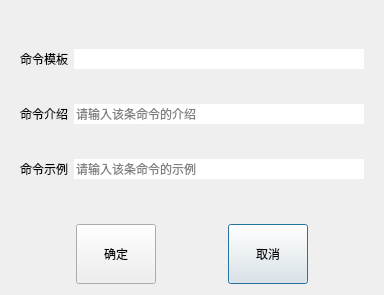
<?xml version="1.0" encoding="UTF-8"?>
<ui version="4.0">
 <class>tools_tool_add_command_template_dialog</class>
 <widget class="QDialog" name="tools_tool_add_command_template_dialog">
  <property name="geometry">
   <rect>
    <x>0</x>
    <y>0</y>
    <width>384</width>
    <height>295</height>
   </rect>
  </property>
  <property name="windowTitle">
   <string>添加命令模板</string>
  </property>
  <layout class="QGridLayout" name="gridLayout_2">
   <item row="0" column="0">
    <layout class="QVBoxLayout" name="verticalLayout">
     <item>
      <widget class="QWidget" name="widget" native="true">
       <property name="sizePolicy">
        <sizepolicy hsizetype="Preferred" vsizetype="Expanding">
         <horstretch>0</horstretch>
         <verstretch>0</verstretch>
        </sizepolicy>
       </property>
       <layout class="QGridLayout" name="gridLayout">
        <item row="1" column="1">
         <widget class="QLineEdit" name="lineEdit_command_introduction">
          <property name="text">
           <string/>
          </property>
          <property name="frame">
           <bool>false</bool>
          </property>
          <property name="readOnly">
           <bool>false</bool>
          </property>
          <property name="placeholderText">
           <string>请输入该条命令的介绍</string>
          </property>
         </widget>
        </item>
        <item row="2" column="0">
         <widget class="QLabel" name="label_command_example">
          <property name="text">
           <string>命令示例</string>
          </property>
          <property name="alignment">
           <set>Qt::AlignCenter</set>
          </property>
         </widget>
        </item>
        <item row="1" column="0">
         <widget class="QLabel" name="label_command_introduction">
          <property name="text">
           <string>命令介绍</string>
          </property>
          <property name="alignment">
           <set>Qt::AlignCenter</set>
          </property>
         </widget>
        </item>
        <item row="2" column="1">
         <widget class="QLineEdit" name="lineEdit_command_example">
          <property name="text">
           <string/>
          </property>
          <property name="frame">
           <bool>false</bool>
          </property>
          <property name="readOnly">
           <bool>false</bool>
          </property>
          <property name="placeholderText">
           <string>请输入该条命令的示例</string>
          </property>
         </widget>
        </item>
        <item row="0" column="1">
         <widget class="QLineEdit" name="lineEdit_command_template">
          <property name="frame">
           <bool>false</bool>
          </property>
          <property name="readOnly">
           <bool>false</bool>
          </property>
         </widget>
        </item>
        <item row="0" column="0">
         <widget class="QLabel" name="label_command_template">
          <property name="text">
           <string>命令模板</string>
          </property>
          <property name="alignment">
           <set>Qt::AlignCenter</set>
          </property>
         </widget>
        </item>
       </layout>
      </widget>
     </item>
     <item>
      <layout class="QGridLayout" name="gridLayout_3">
       <item row="1" column="3" rowspan="2">
        <widget class="QPushButton" name="button_no">
         <property name="sizePolicy">
          <sizepolicy hsizetype="Minimum" vsizetype="Expanding">
           <horstretch>0</horstretch>
           <verstretch>0</verstretch>
          </sizepolicy>
         </property>
         <property name="text">
          <string>取消</string>
         </property>
        </widget>
       </item>
       <item row="1" column="2">
        <spacer name="horizontalSpacer">
         <property name="orientation">
          <enum>Qt::Horizontal</enum>
         </property>
         <property name="sizeHint" stdset="0">
          <size>
           <width>40</width>
           <height>20</height>
          </size>
         </property>
        </spacer>
       </item>
       <item row="2" column="4">
        <spacer name="horizontalSpacer_5">
         <property name="orientation">
          <enum>Qt::Horizontal</enum>
         </property>
         <property name="sizeHint" stdset="0">
          <size>
           <width>40</width>
           <height>20</height>
          </size>
         </property>
        </spacer>
       </item>
       <item row="1" column="0">
        <spacer name="horizontalSpacer_2">
         <property name="orientation">
          <enum>Qt::Horizontal</enum>
         </property>
         <property name="sizeHint" stdset="0">
          <size>
           <width>40</width>
           <height>20</height>
          </size>
         </property>
        </spacer>
       </item>
       <item row="2" column="2">
        <spacer name="verticalSpacer">
         <property name="orientation">
          <enum>Qt::Vertical</enum>
         </property>
         <property name="sizeType">
          <enum>QSizePolicy::Ignored</enum>
         </property>
         <property name="sizeHint" stdset="0">
          <size>
           <width>20</width>
           <height>40</height>
          </size>
         </property>
        </spacer>
       </item>
       <item row="1" column="4">
        <spacer name="horizontalSpacer_3">
         <property name="orientation">
          <enum>Qt::Horizontal</enum>
         </property>
         <property name="sizeHint" stdset="0">
          <size>
           <width>40</width>
           <height>20</height>
          </size>
         </property>
        </spacer>
       </item>
       <item row="1" column="1" rowspan="2">
        <widget class="QPushButton" name="button_yes">
         <property name="sizePolicy">
          <sizepolicy hsizetype="Minimum" vsizetype="Expanding">
           <horstretch>0</horstretch>
           <verstretch>0</verstretch>
          </sizepolicy>
         </property>
         <property name="text">
          <string>确定</string>
         </property>
        </widget>
       </item>
       <item row="2" column="0">
        <spacer name="horizontalSpacer_4">
         <property name="orientation">
          <enum>Qt::Horizontal</enum>
         </property>
         <property name="sizeHint" stdset="0">
          <size>
           <width>40</width>
           <height>20</height>
          </size>
         </property>
        </spacer>
       </item>
      </layout>
     </item>
    </layout>
   </item>
  </layout>
 </widget>
 <resources/>
 <connections/>
</ui>
